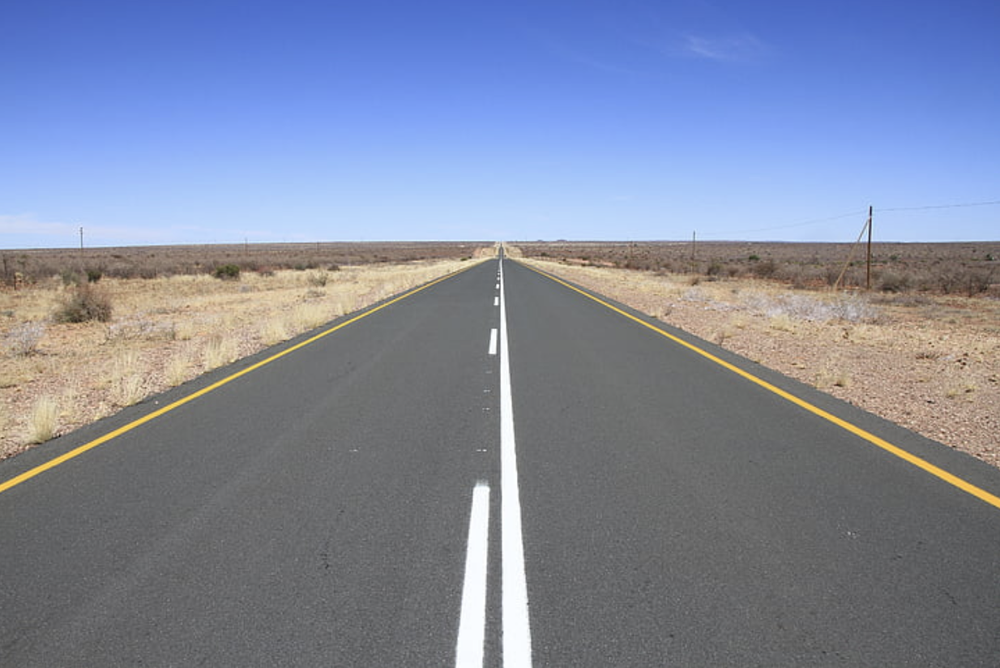
#> input picture Week5/VanishingPoints/texas.png, 1000 x 668 px, shrunk from 1234 x 824 before the run
$ python vanishingPoints.py
#> lines starting #> are read from the running program, lines starting #| are printed output that depends on the picture; after the words box and inside, x2 and y2 are one past the last pixel; in counts of white or black regions, pixels touching at a corner belong together; long printed decimals are rounded
import cv2
import numpy as np
import matplotlib.pyplot as plt

color_image = cv2.imread('texas.png')
#> color_image is the input picture: shape (668, 1000, 3); mean B, G, R 158.8, 136.8, 128.5
image = cv2.cvtColor(color_image, cv2.COLOR_BGR2GRAY)
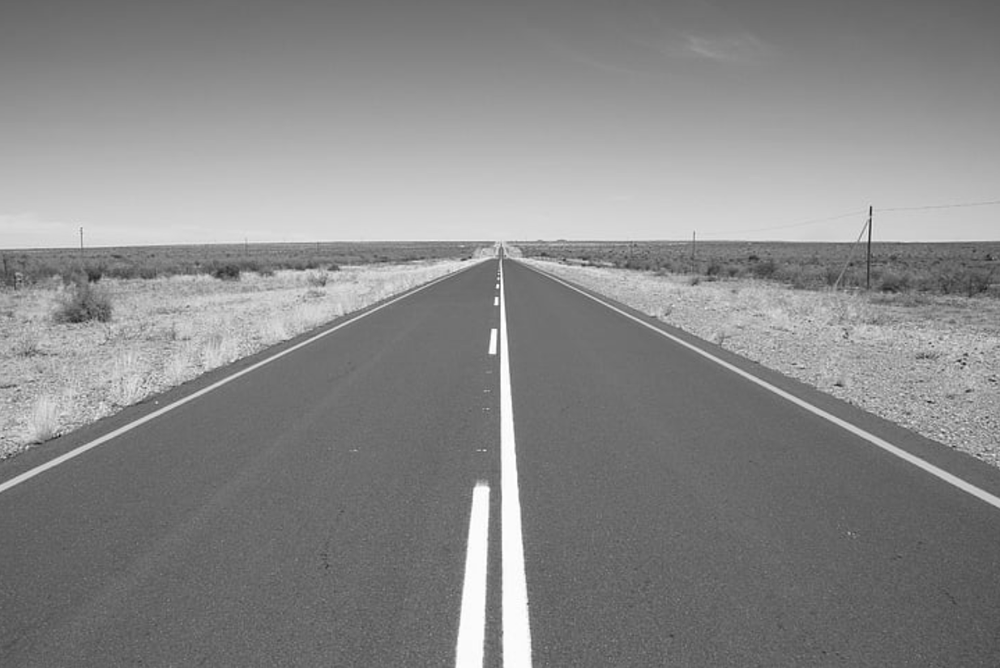
#> image: shape (668, 1000); min 19, max 255, mean 136.8

# apply gaussina blur
blurred_image = cv2.GaussianBlur(image, (5, 5), 0)

# canny edge detection and hough transform to detect lines
edges = cv2.Canny(blurred_image, 300, 200)
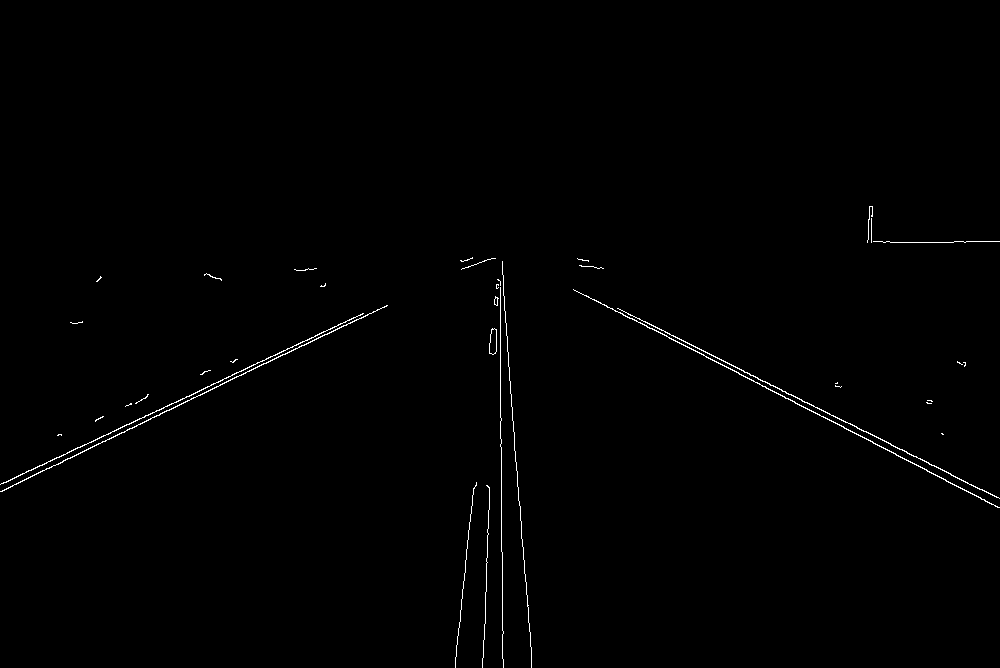
#> edges: shape (668, 1000); 0.6% white in thin lines or dots, all inside (x1, y1, x2, y2) = (0, 206, 1000, 668)
lines = cv2.HoughLines(edges, 1, np.pi / 180, threshold=200)
#> lines = [[442, 1.12], [-3, 2.04], [438, 1.13], [9, 2.02]]

print("Total number of lines: ", len(lines))
#| Total number of lines:  4

# filter lines based on angle
filtered_lines = []
for line in lines:
    rho, theta = line[0]
    if 0.5 < theta < 3 or 3.4 < theta < np.pi:
        filtered_lines.append((rho, theta))
#> this loop made 4 passes
#> after the loop, filtered_lines = [(442, 1.12), (-3, 2.04), (438, 1.13), (9, 2.02)]

# Visualize the filtered lines
for rho, theta in filtered_lines:
    a = np.cos(theta)
    b = np.sin(theta)
    x0 = a * rho
    y0 = b * rho
    x1 = int(x0 + 1000 * (-b))
    y1 = int(y0 + 1000 * (a))
    x2 = int(x0 - 1000 * (-b))
    y2 = int(y0 - 1000 * (a))
    cv2.line(image, (x1, y1), (x2, y2), (0, 255, 0), 2)
#> this loop made 4 passes
#> (rho, theta, a, b, x0, y0, x1, y1) on passes 1 to 4: (442, 1.12, 0.438, 0.899, 193.8, 397.3, -705, 835), (-3, 2.04, -0.454, 0.891, 1.36, -2.67, -889, -456), (438, 1.13, 0.423, 0.906, 185.1, 397, -721, 819), (9, 2.02, -0.438, 0.899, -3.95, 8.09, -902, -430)
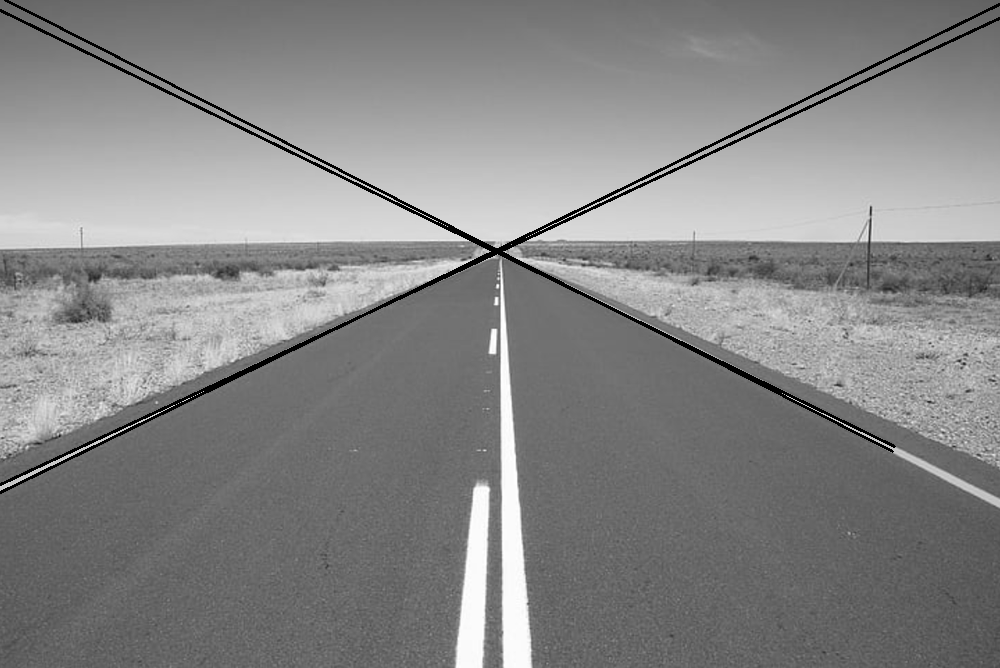
#> image: shape (668, 1000); 1.66% of pixels changed, all inside (x1, y1, x2, y2) = (0, 0, 1000, 494)


plt.imshow(edges, cmap='gray')
plt.show()

plt.imshow(image)
plt.show()


# least squares
A = []
B = []

for rho, theta in filtered_lines:
    A.append([np.cos(theta), np.sin(theta)])
    B.append([rho])
#> after the loop, A = [[0.438, 0.899], [-0.454, 0.891], [0.423, 0.906], [-0.438, 0.899]]; B = [[442], [-3], [438], [9]]

A = np.array(A)
B = np.array(B)
#> B = [442, -3, 438, 9]

# Solve the least squares problem to find the vanishing point
ATA_inv = np.linalg.inv(A.T @ A)
#> ATA_inv = [[1.3, 0.00865], [0.00865, 0.31]]
x = ATA_inv @ A.T @ B
#> x = [496.3, 250.8]


# Print the vanishing point
print("Vanishing Point: ", x)
#| Vanishing Point:  [[496.289]
#|  [250.796]]

image = cv2.cvtColor(color_image, cv2.COLOR_BGR2RGB)
#> image: shape (668, 1000, 3)
cv2.circle(image, (int(x[0]), int(x[1])), 20, (255, 0, 0), -1)
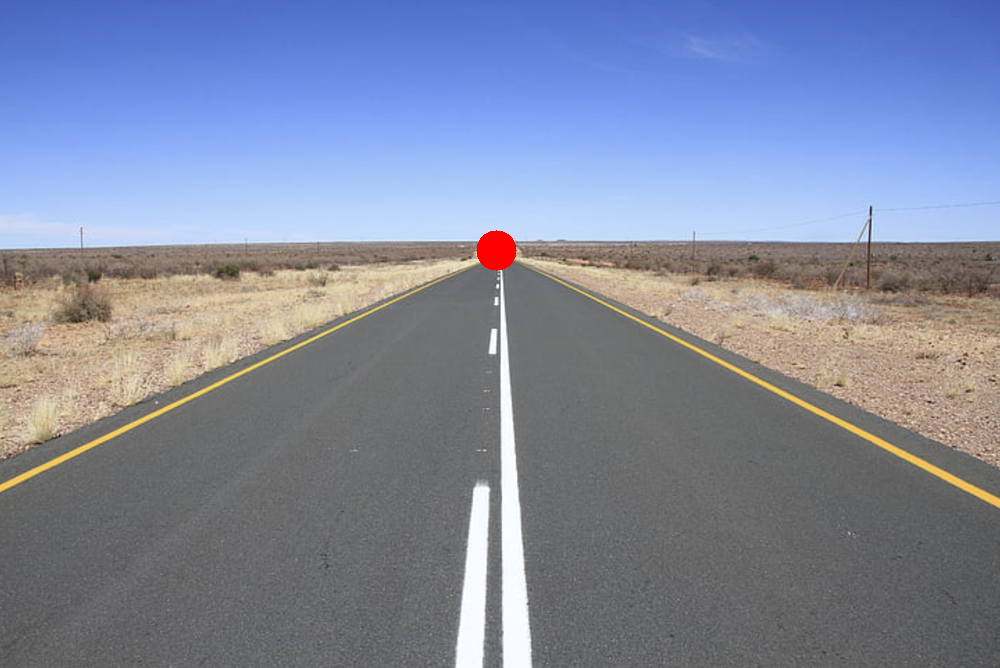
#> image: shape (668, 1000, 3); mean R, G, B 128.7, 136.4, 158.5
plt.imshow(image)
plt.show()

cv2.imwrite('vanishPoint.png', cv2.cvtColor(image, cv2.COLOR_RGB2BGR))
